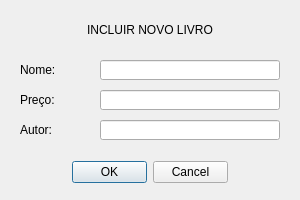
<?xml version="1.0" encoding="UTF-8"?>
<ui version="4.0">
 <class>IncluirLivro</class>
 <widget class="QDialog" name="IncluirLivro">
  <property name="geometry">
   <rect>
    <x>0</x>
    <y>0</y>
    <width>300</width>
    <height>200</height>
   </rect>
  </property>
  <property name="windowTitle">
   <string>Incluir Livro</string>
  </property>
  <widget class="QDialogButtonBox" name="botao_ok_livro">
   <property name="geometry">
    <rect>
     <x>72</x>
     <y>160</y>
     <width>156</width>
     <height>24</height>
    </rect>
   </property>
   <property name="layoutDirection">
    <enum>Qt::LeftToRight</enum>
   </property>
   <property name="orientation">
    <enum>Qt::Horizontal</enum>
   </property>
   <property name="standardButtons">
    <set>QDialogButtonBox::Cancel|QDialogButtonBox::Ok</set>
   </property>
  </widget>
  <widget class="QLabel" name="tit_incluirlivro">
   <property name="geometry">
    <rect>
     <x>0</x>
     <y>20</y>
     <width>300</width>
     <height>20</height>
    </rect>
   </property>
   <property name="sizePolicy">
    <sizepolicy hsizetype="Preferred" vsizetype="Preferred">
     <horstretch>0</horstretch>
     <verstretch>0</verstretch>
    </sizepolicy>
   </property>
   <property name="text">
    <string>INCLUIR NOVO LIVRO</string>
   </property>
   <property name="alignment">
    <set>Qt::AlignCenter</set>
   </property>
  </widget>
  <widget class="QLabel" name="lab_nomelivro">
   <property name="geometry">
    <rect>
     <x>20</x>
     <y>60</y>
     <width>50</width>
     <height>20</height>
    </rect>
   </property>
   <property name="text">
    <string>Nome:</string>
   </property>
  </widget>
  <widget class="QLabel" name="lab_precolivro">
   <property name="geometry">
    <rect>
     <x>20</x>
     <y>90</y>
     <width>50</width>
     <height>20</height>
    </rect>
   </property>
   <property name="text">
    <string>Preço:</string>
   </property>
  </widget>
  <widget class="QLabel" name="lab_autorlivro">
   <property name="geometry">
    <rect>
     <x>20</x>
     <y>120</y>
     <width>50</width>
     <height>20</height>
    </rect>
   </property>
   <property name="text">
    <string>Autor:</string>
   </property>
  </widget>
  <widget class="QLineEdit" name="recebe_nome_livro">
   <property name="geometry">
    <rect>
     <x>100</x>
     <y>60</y>
     <width>180</width>
     <height>20</height>
    </rect>
   </property>
  </widget>
  <widget class="QLineEdit" name="recebe_preco_livro">
   <property name="geometry">
    <rect>
     <x>100</x>
     <y>90</y>
     <width>180</width>
     <height>20</height>
    </rect>
   </property>
  </widget>
  <widget class="QLineEdit" name="recebe_autor_livro">
   <property name="geometry">
    <rect>
     <x>100</x>
     <y>120</y>
     <width>180</width>
     <height>20</height>
    </rect>
   </property>
  </widget>
  <zorder>tit_incluirlivro</zorder>
  <zorder>lab_nomelivro</zorder>
  <zorder>lab_precolivro</zorder>
  <zorder>lab_autorlivro</zorder>
  <zorder>recebe_nome_livro</zorder>
  <zorder>recebe_preco_livro</zorder>
  <zorder>recebe_autor_livro</zorder>
  <zorder>botao_ok_livro</zorder>
 </widget>
 <resources/>
 <connections>
  <connection>
   <sender>botao_ok_livro</sender>
   <signal>accepted()</signal>
   <receiver>IncluirLivro</receiver>
   <slot>accept()</slot>
   <hints>
    <hint type="sourcelabel">
     <x>248</x>
     <y>254</y>
    </hint>
    <hint type="destinationlabel">
     <x>157</x>
     <y>274</y>
    </hint>
   </hints>
  </connection>
  <connection>
   <sender>botao_ok_livro</sender>
   <signal>rejected()</signal>
   <receiver>IncluirLivro</receiver>
   <slot>reject()</slot>
   <hints>
    <hint type="sourcelabel">
     <x>316</x>
     <y>260</y>
    </hint>
    <hint type="destinationlabel">
     <x>286</x>
     <y>274</y>
    </hint>
   </hints>
  </connection>
 </connections>
</ui>
